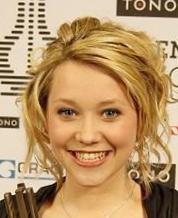
#> input picture data/images/021231.jpg, 178 x 218 px
$ python -i size_manupilation.py   (imports and definitions only)
#> lines starting #> are read from the running program, lines starting #| are printed output that depends on the picture
### my_py_tools/image/img_format.py
from PIL import Image
import numpy as np

# === Get image information ===


VALID_GET_IMG_INPUT_MODE = ['file_path', 'array', 'PIL_Image']
VALID_GET_IMG_RETURN_MODE = ['array', 'PIL_Image']

# Parameters:
#     input_mode:
#         - 'file_path': Get img information by opening the img file.
#         - 'array': Input the image in numpy array format.
#         - 'PIL_Image': Input the image in PIL Image format.
#     return_mode:
#         - 'array': Return the image in numpy array format.
#         - 'PIL_Image': Return the image in PIL Image format.
#     img:
#         Whether they should be given depends on the mode you choose.
#         e.g. If input mode is 'array', img should be a numpy array which represents the image.
def get_img(img,
            input_mode='file_path',
            return_mode='array'
            ):
    # Check if the two mode valid
    if input_mode not in VALID_GET_IMG_INPUT_MODE or return_mode not in VALID_GET_IMG_RETURN_MODE:
        raise ValueError('Invalid input mode or invalid return_mode.')
    # Get image
    img = img
    if input_mode == 'file_path':
        img = Image.open(img)
    elif input_mode == 'array':
        img = Image.fromarray(img)
    elif input_mode == 'PIL_Image':
        pass
    # Return image
    if return_mode == 'array':
        return np.array(img)
    elif return_mode == 'PIL_Image':
        return img

### my_py_tools/image/size_manupilation.py
from random import randint
from PIL import Image
import numpy as np
from my_py_tools.image.img_format import get_img
import copy


# === Resize image with zero-padding ===


# Resize to specific width and height with zero-padding
# step 1. If the width or height is larger than target, remain the proportion,
#         and make the width and height <= target width and height.
# step 2. Fill zero (black) in unfilled region,
#         and make original region in the center.
#
# Parameters:
#     pil_img_mode:
#         - 'none'
#     input_mode & img:
#         See the function "get_img(...)" in "img_format.py" file for more information.
#     target_size: tuple (target_width, target_height):
#         The size you want your image be resized.
#     return_mode:
#         - 'array'
#         - 'PIL_Image'
def resize_with_zero_padding(img,
                             # pil_img_mode: str,
                             input_mode='file_path',
                             target_size=(100, 100),
                             return_mode='array'):
    # Get img
    img = get_img(img=img, input_mode=input_mode, return_mode='PIL_Image')

    # Fit width
    w, h = img.size
    target_w, target_h = target_size
    if w > target_w:
        img = img.resize((target_w, int(h * (target_w / w))))

    # Fit height
    w, h = img.size
    if h > target_h:
        img = img.resize((int(w * (target_h / h)), target_h))

    # Zero padding
    w, h = img.size
    w_padding = target_w - w
    h_padding = target_h - h
    img = img.crop(
        [-(w_padding // 2), -(h_padding // 2), w + w_padding - (w_padding // 2), h + h_padding - (h_padding // 2)])
    # The other way to add zero:
    # img_arr = np.array(img)
    # img_arr = np.concatenate([np.zeros((target_height, total_padding//2, 3), dtype="uint8"), \
    # img_arr, np.zeros((target_height, total_padding-total_padding//2, 3))], 1)
    # img_arr = img_arr.astype('uint8')
    # img = Image.fromarray(img_arr)

    # Return in specific format
    if return_mode == 'array':
        return np.array(img)
    elif return_mode == 'PIL_Image':
        return img
    else:
        raise ValueError('Invalid return format.')


# === Randomly Crop ===


# Parameters:
#     img & input_mode: See "get_img(...)" function in "img_format.py" for more information.
#     bbox_size: tuple (bbox_width, bbox_height)
#     min_size: tuple (min_width, min_height).
#         If w or h of img is smaller bbox_size's, the img will be resized in the same proportion.
#         Both w and h of min_size must be equivalent or larger than bbox_size's.
#     all_possible:
#         Determine if return all possible crop.
#         If this parameter is True, it'll return a list of object; otherwise, a single object.
#         What is the object's format depends on the parameter "return_mode".
#     return_mode: 'PIL_Image' or 'array'
#         Determine if the return is/are PIL Image(s) or numpy array(s).
#
# P.S.
#     Suggest to turn bbox_size smaller than min_size to get different crop every time.
# [78 lines left out: functions random_crop, make_square_image, not called in this run]


"""
Example:
make_square_image(input_mode='file_path', img='data/images/100489.jpg', return_mode='PIL_Image').show()
"""

>>> import cv2
>>> picture = cv2.imread('../../data/images/021231.jpg', cv2.IMREAD_GRAYSCALE)
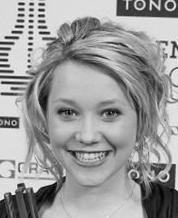
#> picture: shape (218, 178); min 0, max 253, mean 154.5
>>> result = resize_with_zero_padding(picture)
#> (the run stopped early here; a loop or call above may not have finished)

$ run again, on data/images/021376.jpg
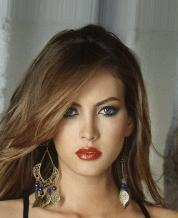
#> input picture data/images/021376.jpg, 178 x 218 px
#> `picture = cv2.imread('../../data/images/021231.jpg', cv2.IMREAD_GRAYSC..`:
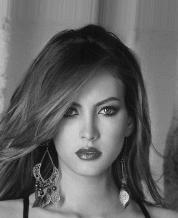
#> picture: shape (218, 178); min 3, max 247, mean 99

$ run again, on data/images/022836.jpg
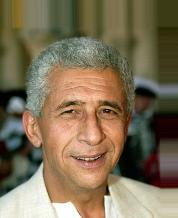
#> input picture data/images/022836.jpg, 178 x 218 px
#> `picture = cv2.imread('../../data/images/021231.jpg', cv2.IMREAD_GRAYSC..`:
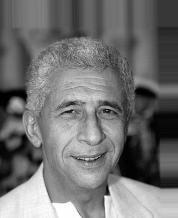
#> picture: shape (218, 178); min 0, max 255, mean 112.9

$ run again, on data/images/024289.jpg
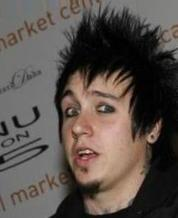
#> input picture data/images/024289.jpg, 178 x 218 px
#> `picture = cv2.imread('../../data/images/021231.jpg', cv2.IMREAD_GRAYSC..`:
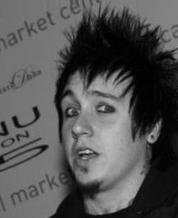
#> picture: shape (218, 178); min 0, max 210, mean 82.9
